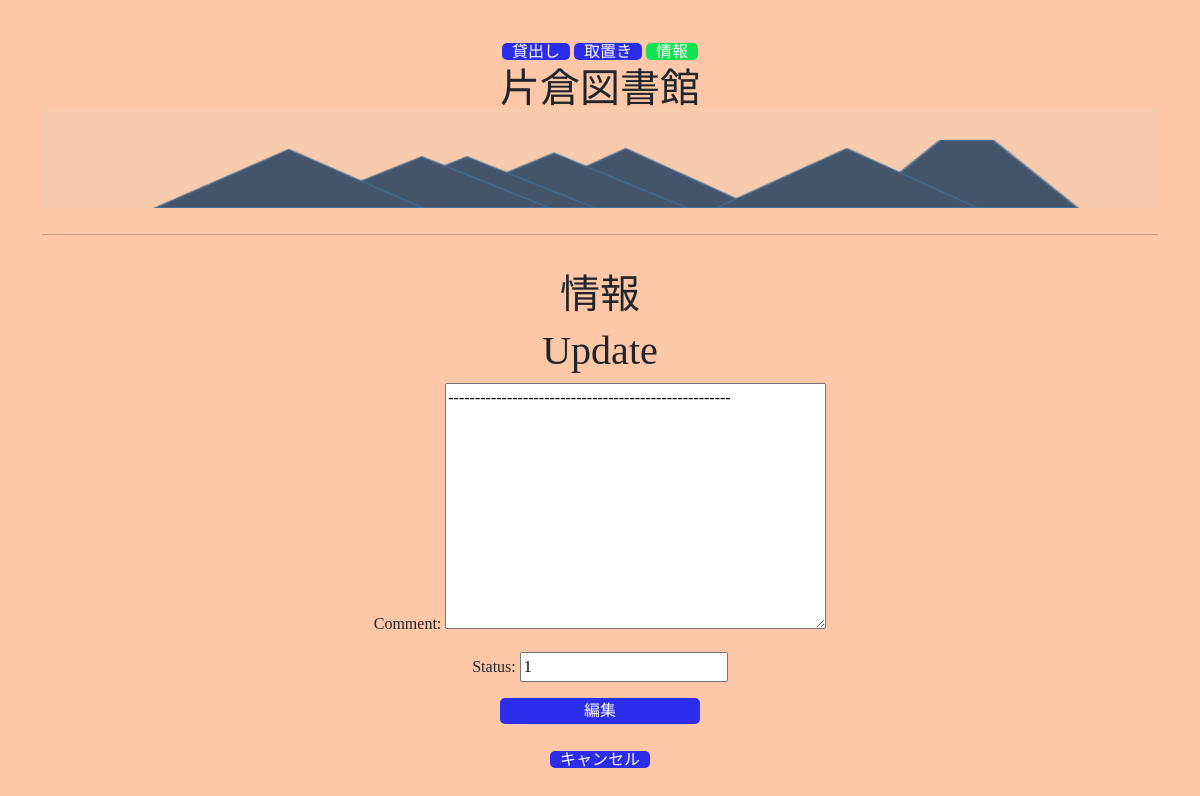
Page /update/2 (signed in) on the committed database.
### jobplace/models.py (models this page shows)
class CommentModel(models.Model):
    comment  = models.TextField()
    status = models.CharField(max_length=50,blank=True,null=True)

### jobplace/views.py (the view)
# urls.py: path('update/<int:pk>',UpdateView.as_view(),name='update'),
class UpdateView(UserPassesTestMixin,UpdateView):
    template_name = 'update.html'
    model = CommentModel
    fields = ['comment','status']
    success_url = reverse_lazy('comment')
    def test_func(self):
        return self.request.user.is_staff

### template/update.html
{% extends 'base.html' %}
{% load static %}
{% block header %}
  <link rel='stylesheet' type='text/css' href="{% static 'kanri.css' %}"></link>
{% endblock header %}
{% block content %}
<div class="container">
    <form class="form-signin" method='post'>{% csrf_token %}
      <navi id='process'>
        <a  href="{% url 'rent' %}" class="otherNavi">貸出し</a>
            <a href="{% url 'reserving' %}"  class="otherNavi">取置き</a>
            <a class="currentNavi">情報</a>
    </navi>
        <h1 class="application-title">片倉図書館</h1>
        <img src="/media/tanzawa2.png" id="tanzawa">
        <hr>
    <h1>情報</h1>
    <div style="display:inline-block;">
      <div id="all-all" >
        <div id="all" >
            <h1>Update</h1>
            <div id="ccc">
            <form action="" method="POST" id="cre">{% csrf_token %}
                <div class="ccc">{{form.as_p}}</div>
                <input type="submit" value="編集" class="otherNavi" style="width:200px">
            </form>
            </div>
            <br>
             <a href="{% url 'comment' %}" class="otherNavi">キャンセル</a>
        </div>
    </div>
    </div>
</div>
{% endblock content %}

### static/kanri.css (style rules this page uses)
body { text-align: center; font-family: '游明朝','Yu Mincho',YuMincho,'Hiragino Mincho Pro',serif; background-color:rgb(253, 199, 168); width:100%; }
.otherNavi,#prev,#next,.cancel { text-decoration-line: none; background-color:rgb(44, 44, 235); padding-left: 10px; padding-right: 10px; border-radius: 5px; color: white; border:none; }
.currentNavi,.currentNavi:hover { text-decoration-line: none; background-color: rgb(17, 226, 80); padding-left: 10px; padding-right: 10px; border-radius: 5px; color: white; }
.application-title { position:relative; top:65px; margin-bottom: -10px; }
hr { position:relative; top:-20px; }
#process { position:absolute; left:50%; top:40px; transform:translateX(-50%); width:450px; }
#tanzawa { display:block; position:relative; top:-30px; margin-top: 100px; width:100%; height:100px; }

### rows in the picture
CommentModel: comment "-----------------------------------------------------", status "1"
